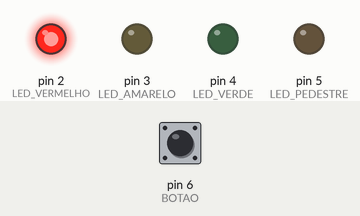
Recording of a sketch running on a simulated Arduino Uno, built with avr-gcc and run on an emulated ATmega328P. Parts: output pins drawn as LEDs (lit = HIGH). The inputs (shaded band) are chosen by the test bench; at power-on: pin 6 (BOTAO) HIGH.

Above: at 11.1 s.
18.1 s: pin 6 (BOTAO) pulled LOW for 3 s
At 21.5 s:
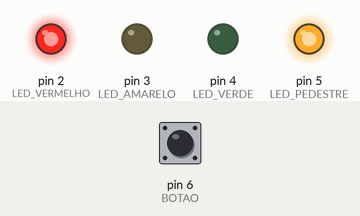
At 25.0 s:
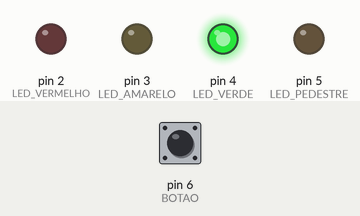
Timing chart, 0 to 38.5 s (numbered marks = the images above; inputs shaded):
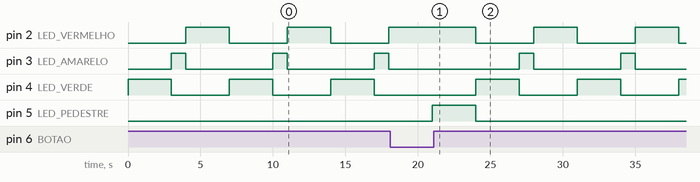

Measured:
- after the input at 18.1 s, pin 5 (LED_PEDESTRE): LOW → HIGH after 2.9 s, → LOW 3.0 s later
- by itself, pin 2 (LED_VERMELHO), pin 4 (LED_VERDE): alternates HIGH for 3.0 s and LOW for 4.0 s
- by itself, pin 3 (LED_AMARELO): alternates HIGH for 1.0 s and LOW for 6.0 s

The sketch:

EX4.ino
```cpp
#define LED_VERMELHO 2
#define LED_AMARELO 3
#define LED_VERDE 4
#define LED_PEDESTRE 5
#define BOTAO 6

void setup() {
  pinMode(LED_VERMELHO, OUTPUT);
  pinMode(LED_AMARELO, OUTPUT);
  pinMode(LED_VERDE, OUTPUT);
  pinMode(LED_PEDESTRE, OUTPUT);

  pinMode(BOTAO, INPUT_PULLUP);
}

void loop() {
  digitalWrite(LED_VERDE, HIGH);
  delay(3000);
  digitalWrite(LED_VERDE, LOW);

  digitalWrite(LED_AMARELO, HIGH);
  delay(1000);
  digitalWrite(LED_AMARELO, LOW);

  digitalWrite(LED_VERMELHO, HIGH);
  delay(3000);

  if (digitalRead(BOTAO) == LOW) {
    digitalWrite(LED_PEDESTRE, HIGH);
    delay(3000);
    digitalWrite(LED_PEDESTRE, LOW);
  }

  digitalWrite(LED_VERMELHO, LOW);
}
```
